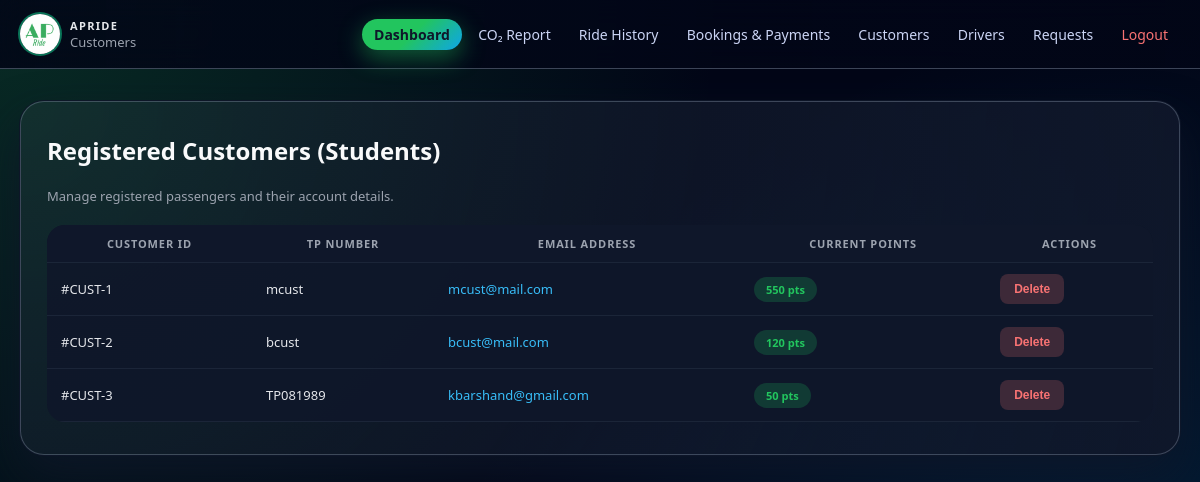
The app's page /customer_list.php with its own data.
### tables this page shows
CREATE TABLE IF NOT EXISTS `customer` (
  `customer_id` int NOT NULL AUTO_INCREMENT,
  `user_id` int NOT NULL,
  `points_balance` int NOT NULL,
  `membership_status` varchar(100) DEFAULT NULL,
  `wallet` int NOT NULL,
  PRIMARY KEY (`customer_id`),
  UNIQUE KEY `user_id` (`user_id`)
);

CREATE TABLE IF NOT EXISTS `user` (
  `user_id` int NOT NULL AUTO_INCREMENT,
  `TP_Number` varchar(100) NOT NULL,
  `password` varchar(100) NOT NULL,
  `e_mail` varchar(100) DEFAULT NULL,
  `role` varchar(100) NOT NULL,
  `name` varchar(100) NOT NULL,
  PRIMARY KEY (`user_id`),
  UNIQUE KEY `TP_Number` (`TP_Number`),
  UNIQUE KEY `e_mail` (`e_mail`)
);

### customer_list.php (the view, shortened to what this page needs)
<?php
include 'db.php';
$sql = "SELECT
            c.customer_id,
            u.user_id,
            u.tp_number,
            u.e_mail,
            c.points_balance
        FROM Customer c
        JOIN User u ON c.user_id = u.user_id
        ORDER BY c.customer_id ASC";
$result = $conn->query($sql);
?>
<!DOCTYPE html>
<html lang="en">
<head>
    <link rel="stylesheet" href="app.css">
</head>
<body>
    <header class="ap-nav">
        <div class="ap-nav-inner">
            <div class="ap-nav-left">
                <img src="logo.png" alt="Logo" class="ap-logo">
                <div>
                    <div class="ap-brand">APRide</div>
                    <div class="ap-muted">Customers</div>
                </div>
            </div>
            <div class="ap-nav-links">
                <a href="admin.php" class="ap-nav-primary">Dashboard</a>
                <a href="co2_report.php">CO₂ Report</a>
                <a href="ride_history.php">Ride History</a>
                <a href="transaction_report.php">Bookings & Payments</a>
                <a href="customer_list.php">Customers</a>
                <a href="view_drivers.php">Drivers</a>
                <a href="admin_approval.php">Requests</a>
                <a href="logout.php" style="color:#f97373;">Logout</a>
            </div>
        </div>
    </header>
    <div class="shell">
        <div class="glass-card">
            <h2 style="margin-top:0;">Registered Customers (Students)</h2>
            <p class="ap-muted" style="margin-bottom:20px;">Manage registered passengers and their account details.</p>
            <table class="ap-table">
                <thead>
                    <tr>
                        <th>Customer ID</th>
                        <th>TP Number</th>
                        <th>Email Address</th>
                        <th>Current Points</th>
                        <th>Actions</th>
                    </tr>
                </thead>
                <tbody>
                    <?php
                    if ($result && $result->num_rows > 0) {
                        while($row = $result->fetch_assoc()) {
                            $email = !empty($row["e_mail"]) ? $row["e_mail"] : "N/A";
                            $userId = $row['user_id'];
                            echo "<tr id='row-" . $userId . "'>
                                    <td>#CUST-" . htmlspecialchars($row["customer_id"]) . "</td>
                                    <td>" . htmlspecialchars($row["tp_number"]) . "</td>
                                    <td><a href='mailto:" . htmlspecialchars($email) . "' class='e_mail-link'>" . htmlspecialchars($email) . "</a></td>
                                    <td><span class='points-badge'>" . htmlspecialchars($row["points_balance"]) . " pts</span></td>
                                    <td>
                                        <button class='delete-btn' onclick='deleteCustomer(" . $userId . ")'>Delete</button>
                                    </td>
                                  </tr>";
                        }
                    } else {
                        echo "<tr><td colspan='5' style='text-align:center; padding:30px; color:#9ca3af;'>No customers found in the system.</td></tr>";
                    }
                    ?>
                </tbody>
            </table>
        </div>
    </div>
</body>
</html>

### app.css (style rules this page uses)
* { box-sizing: border-box; }
body { margin: 0; font-family: system-ui, -apple-system, BlinkMacSystemFont, "Segoe UI", sans-serif; color: #0f172a; background: radial-gradient(circle at top left, #22c55e33 0, transparent 50%), radial-gradient(circle at bottom right, #0ea5e933 0, transparent 55%), #020617; min-height: 100vh; }
.shell { max-width: 1200px; margin: 0 auto; padding: 32px 20px 48px; }
.ap-nav { position: sticky; top: 0; z-index: 20; backdrop-filter: blur(14px); background: linear-gradient(to right, #020617dd, #020617cc); border-bottom: 1px solid rgba(148, 163, 184, 0.4); }
.ap-nav-inner { max-width: 1200px; margin: 0 auto; padding: 14px 20px; display: flex; align-items: center; justify-content: space-between; gap: 18px; }
.ap-nav-left { display: flex; align-items: center; gap: 10px; }
.ap-logo { height: 40px; border-radius: 999px; box-shadow: 0 0 0 2px rgba(16, 185, 129, 0.6); }
.ap-brand { font-weight: 700; letter-spacing: 0.12em; text-transform: uppercase; font-size: 11px; color: #e5e7eb; }
.ap-nav-links a { color: #cbd5f5; text-decoration: none; font-size: 14px; padding: 6px 12px; border-radius: 999px; transition: background 0.15s, color 0.15s, transform 0.1s; }
.ap-nav-links a.ap-nav-primary { background: linear-gradient(135deg, #22c55e, #22c55e, #0ea5e9); color: #0f172a; font-weight: 600; box-shadow: 0 8px 25px rgba(34, 197, 94, 0.45); }
.glass-card { background: radial-gradient(circle at top left, rgba(148, 163, 184, 0.08), rgba(15, 23, 42, 0.96)); border-radius: 24px; padding: 32px 26px; border: 1px solid rgba(148, 163, 184, 0.35); box-shadow: 0 22px 45px rgba(15, 23, 42, 0.75), 0 0 0 1px rgba(15, 23, 42, 0.9); color: #e5e7eb; }
.glass-card h1, .glass-card h2, .glass-card h3 { margin-top: 0; color: #f9fafb; }
table.ap-table { width: 100%; border-collapse: collapse; margin-top: 14px; background: rgba(15, 23, 42, 0.9); border-radius: 18px; overflow: hidden; color: #e5e7eb; }
table.ap-table thead { background: rgba(15, 23, 42, 0.96); }
table.ap-table th, table.ap-table td { padding: 11px 14px; font-size: 13px; border-bottom: 1px solid rgba(30, 41, 59, 0.85); }
table.ap-table th { text-transform: uppercase; letter-spacing: 0.08em; font-size: 11px; color: #9ca3af; }
.ap-muted { color: #9ca3af; font-size: 13px; }

### customer_list.php (style rules this page uses)
.points-badge { background: rgba(34, 197, 94, 0.2); color: #22c55e; padding: 5px 12px; border-radius: 999px; font-weight: 600; font-size: 0.85em; }
.e_mail-link { color: #38bdf8; text-decoration: none; }
.delete-btn { background-color: rgba(249, 115, 115, 0.2); color: #f97373; border: none; padding: 8px 14px; border-radius: 8px; cursor: pointer; font-weight: 600; font-size: 12px; transition: transform 0.1s; }

### records on screen
customer: customer_id "1", user.TP_Number "mcust", user.e_mail "mcust@mail.com", points_balance "550"
customer: customer_id "2", user.TP_Number "bcust", user.e_mail "bcust@mail.com", points_balance "120"
customer: customer_id "3", user.TP_Number "TP081989", user.e_mail "kbarshand@gmail.com", points_balance "50"
